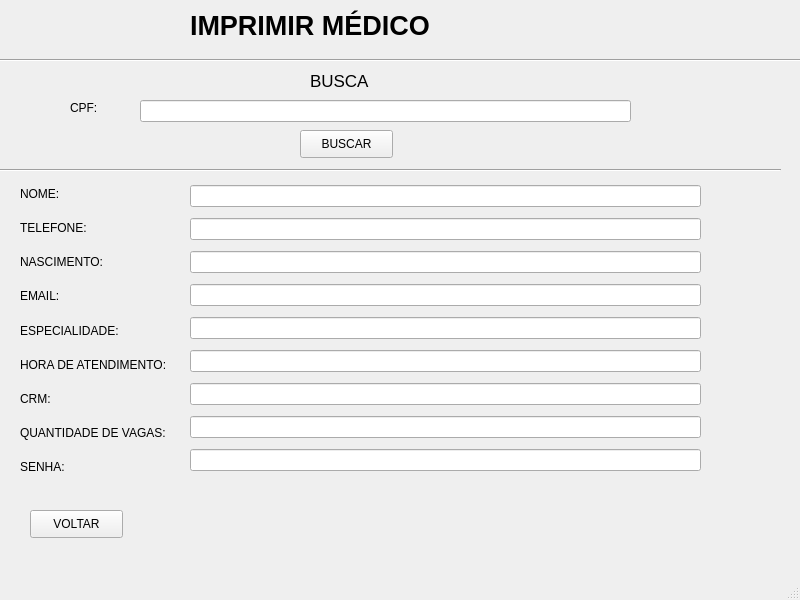
<?xml version="1.0" encoding="UTF-8"?>
<ui version="4.0">
 <class>MainWindow</class>
 <widget class="QMainWindow" name="MainWindow">
  <property name="geometry">
   <rect>
    <x>0</x>
    <y>0</y>
    <width>800</width>
    <height>600</height>
   </rect>
  </property>
  <property name="windowTitle">
   <string>MainWindow</string>
  </property>
  <widget class="QWidget" name="centralwidget">
   <widget class="QLabel" name="label_3">
    <property name="geometry">
     <rect>
      <x>310</x>
      <y>70</y>
      <width>91</width>
      <height>21</height>
     </rect>
    </property>
    <property name="font">
     <font>
      <pointsize>13</pointsize>
     </font>
    </property>
    <property name="text">
     <string>BUSCA</string>
    </property>
   </widget>
   <widget class="Line" name="line_2">
    <property name="geometry">
     <rect>
      <x>-20</x>
      <y>160</y>
      <width>801</width>
      <height>20</height>
     </rect>
    </property>
    <property name="orientation">
     <enum>Qt::Horizontal</enum>
    </property>
   </widget>
   <widget class="QPushButton" name="pushButton">
    <property name="geometry">
     <rect>
      <x>300</x>
      <y>130</y>
      <width>93</width>
      <height>28</height>
     </rect>
    </property>
    <property name="text">
     <string>BUSCAR</string>
    </property>
   </widget>
   <widget class="Line" name="line">
    <property name="geometry">
     <rect>
      <x>0</x>
      <y>50</y>
      <width>801</width>
      <height>20</height>
     </rect>
    </property>
    <property name="orientation">
     <enum>Qt::Horizontal</enum>
    </property>
   </widget>
   <widget class="QLineEdit" name="lineEdit_5">
    <property name="geometry">
     <rect>
      <x>140</x>
      <y>100</y>
      <width>491</width>
      <height>22</height>
     </rect>
    </property>
   </widget>
   <widget class="QLabel" name="label_bus_cpf">
    <property name="geometry">
     <rect>
      <x>70</x>
      <y>100</y>
      <width>55</width>
      <height>16</height>
     </rect>
    </property>
    <property name="text">
     <string>CPF:</string>
    </property>
   </widget>
   <widget class="QPushButton" name="pushButton_2">
    <property name="geometry">
     <rect>
      <x>30</x>
      <y>510</y>
      <width>93</width>
      <height>28</height>
     </rect>
    </property>
    <property name="text">
     <string>VOLTAR</string>
    </property>
   </widget>
   <widget class="QLabel" name="label">
    <property name="geometry">
     <rect>
      <x>300</x>
      <y>60</y>
      <width>55</width>
      <height>16</height>
     </rect>
    </property>
    <property name="text">
     <string/>
    </property>
   </widget>
   <widget class="QLabel" name="label_13">
    <property name="geometry">
     <rect>
      <x>190</x>
      <y>0</y>
      <width>501</width>
      <height>51</height>
     </rect>
    </property>
    <property name="font">
     <font>
      <pointsize>20</pointsize>
      <weight>75</weight>
      <bold>true</bold>
     </font>
    </property>
    <property name="frameShape">
     <enum>QFrame::NoFrame</enum>
    </property>
    <property name="text">
     <string>IMPRIMIR MÉDICO</string>
    </property>
    <property name="textFormat">
     <enum>Qt::AutoText</enum>
    </property>
    <property name="alignment">
     <set>Qt::AlignLeading|Qt::AlignLeft|Qt::AlignVCenter</set>
    </property>
   </widget>
   <widget class="QWidget" name="layoutWidget">
    <property name="geometry">
     <rect>
      <x>20</x>
      <y>180</y>
      <width>161</width>
      <height>301</height>
     </rect>
    </property>
    <layout class="QVBoxLayout" name="verticalLayout_5">
     <item>
      <widget class="QLabel" name="label_19">
       <property name="text">
        <string>NOME:</string>
       </property>
      </widget>
     </item>
     <item>
      <widget class="QLabel" name="label_20">
       <property name="text">
        <string>TELEFONE:</string>
       </property>
      </widget>
     </item>
     <item>
      <widget class="QLabel" name="label_21">
       <property name="text">
        <string>NASCIMENTO:</string>
       </property>
      </widget>
     </item>
     <item>
      <widget class="QLabel" name="label_22">
       <property name="text">
        <string>EMAIL:</string>
       </property>
      </widget>
     </item>
     <item>
      <widget class="QLabel" name="label_23">
       <property name="text">
        <string>ESPECIALIDADE:</string>
       </property>
      </widget>
     </item>
     <item>
      <widget class="QLabel" name="label_24">
       <property name="text">
        <string>HORA DE ATENDIMENTO:</string>
       </property>
      </widget>
     </item>
     <item>
      <widget class="QLabel" name="label_25">
       <property name="text">
        <string>CRM:</string>
       </property>
      </widget>
     </item>
     <item>
      <widget class="QLabel" name="label_26">
       <property name="text">
        <string>QUANTIDADE DE VAGAS:</string>
       </property>
      </widget>
     </item>
     <item>
      <widget class="QLabel" name="label_18">
       <property name="text">
        <string>SENHA:</string>
       </property>
      </widget>
     </item>
    </layout>
   </widget>
   <widget class="QWidget" name="layoutWidget_2">
    <property name="geometry">
     <rect>
      <x>190</x>
      <y>180</y>
      <width>511</width>
      <height>301</height>
     </rect>
    </property>
    <layout class="QVBoxLayout" name="verticalLayout_6">
     <item>
      <widget class="QLineEdit" name="lineEdit_16"/>
     </item>
     <item>
      <widget class="QLineEdit" name="lineEdit_17"/>
     </item>
     <item>
      <widget class="QLineEdit" name="lineEdit_18"/>
     </item>
     <item>
      <widget class="QLineEdit" name="lineEdit_19"/>
     </item>
     <item>
      <widget class="QLineEdit" name="lineEdit_20"/>
     </item>
     <item>
      <widget class="QLineEdit" name="lineEdit_21"/>
     </item>
     <item>
      <widget class="QLineEdit" name="lineEdit_22"/>
     </item>
     <item>
      <widget class="QLineEdit" name="lineEdit_23"/>
     </item>
     <item>
      <widget class="QLineEdit" name="lineEdit_24"/>
     </item>
    </layout>
   </widget>
  </widget>
  <widget class="QMenuBar" name="menubar">
   <property name="geometry">
    <rect>
     <x>0</x>
     <y>0</y>
     <width>800</width>
     <height>26</height>
    </rect>
   </property>
  </widget>
  <widget class="QStatusBar" name="statusbar"/>
 </widget>
 <resources/>
 <connections/>
</ui>
